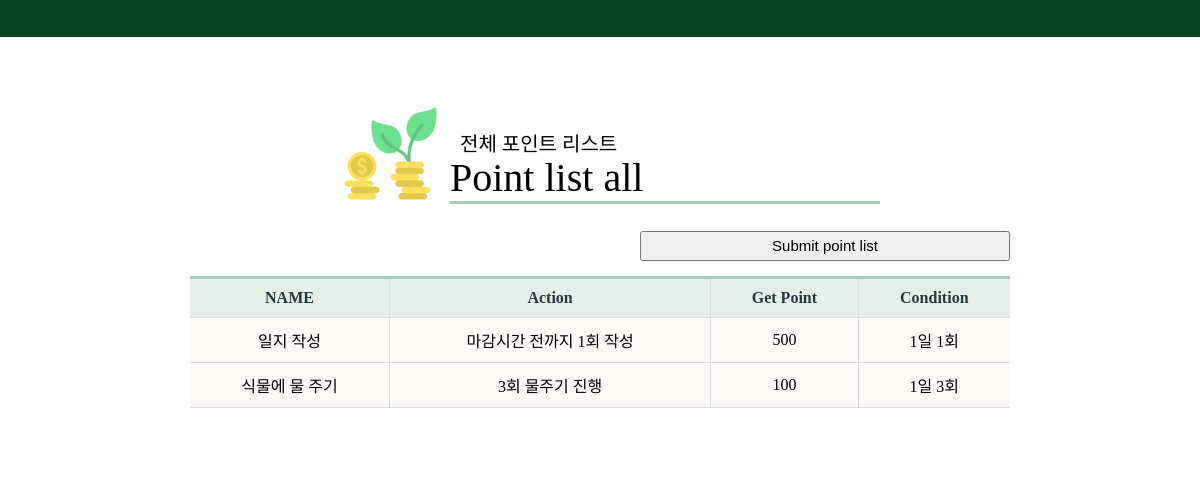
The app's page /point, older data.
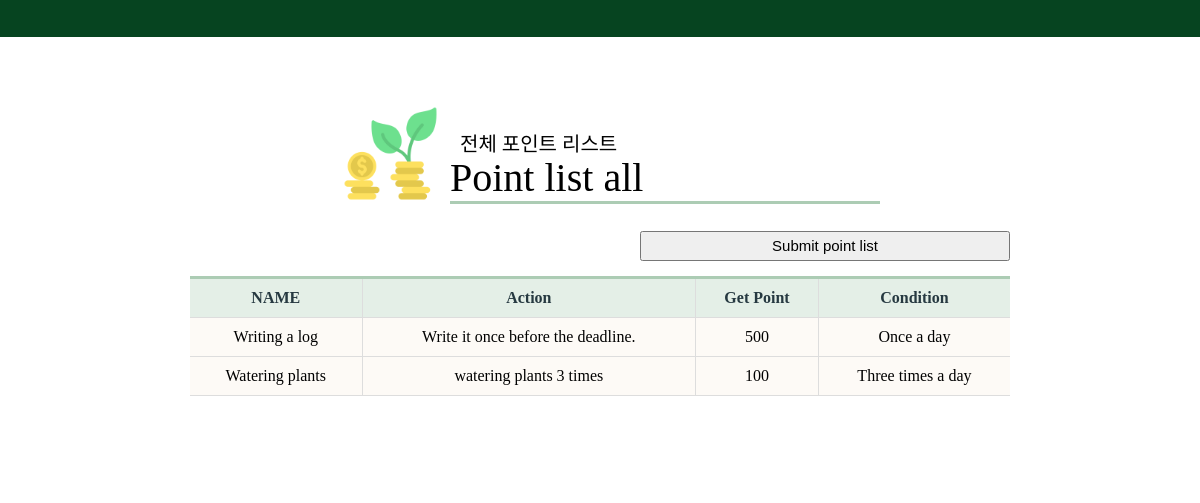
The same page, newer data.
### administrator/models.py (models this page shows, shortened)
class Point(models.Model):
    name = models.CharField(max_length=20, null=False) # 포인트 지급 이름?
    action = models.CharField(max_length=100) #포인트 행동조건
    payment = models.IntegerField( null=False ) # 지급 포인트
    number= models.CharField(max_length=100) #포인트 지급 횟수

### administrator/views.py (the view, shortened to what this page needs)
# urls.py: path('point', views.PointView.as_view(), name='point_list'),
class PointView(ListView):
    template_name = 'administrator/point/point_list.html'
    model = Point

### administrator/templates/administrator/point/point_list.html (shortened to what this page needs)
{% load static %}
<!DOCTYPE html>
<html>
<head>
    <link rel="stylesheet" href="{% static 'All.css' %}">
</head>
<body>
   <div class="design">
        <div id="student_list">
             <header>
            </header>
            <div id="head">
            <h3>전체 포인트 리스트</h3>
            <h1>Point list all</h1>
        </div>
        <div id="top">
            <img id="topImg" src="{%static 'main/growth.png' %}"/>
         </div>
    </div>
    <form action="" method="POST" enctype="multipart/form-data">
        <input id = "post_button" role="button" type="submit" name="submit" value="Submit point list"/><br/>
    </form>
   <table class="table">
        <thead>
             <tr>
                <th >NAME</th>
                <th >Action</th>
                <th >Get Point</th>
                <th >Condition</th>
            </tr>
            {% for object in object_list %}
            <tr>
                <td>{{ object.name }}</td>
                <td>{{ object.action }}</td>
                <td>{{ object.payment }}</td>
                <td>{{ object.number }}</td>
            </tr>
            {% endfor %}
            <tbody id="myTable"> </tbody>
        </thead>
    </table>
</body>
</html>

### administrator/static/All.css (style rules this page uses)
body { display: flex; justify-content: center; align-items: center; background: rgb(255, 255, 255); overflow:auto; }
header { position: fixed !important; width: 100%; justify-content: center; align-items: center; width:100%; height:50px; left:0px; top:-13px; background-color: rgb(6, 68, 32); position: relative; }
h1 { position:relative; font-size:40px; color: rgb(0, 0, 0); font-weight:500; top:70px; left:65px; margin-left: auto; margin-right: auto; width:430px; border-bottom:3px solid rgb(172, 204, 180); z-index:0; }
h3 { position:relative; font-size:20px; color: rgb(0, 0, 0); font-weight:500; top:100px; left:70px; margin-left: auto; margin-right: auto; width:420px; z-index:0; }
#top { position:relative }
#topImg { position:relative; display:block; margin:auto; width:95px; height:95px; left:-210px; top:-55px; border-bottom:2px; z-index:2; }
.table { position:relative; width:820px; height:200px; top:-10px; margin-left: auto; margin-right: auto; text-align:center; border-collapse: collapse; border-top: 3px solid rgb(172, 204, 180); }
.table th { color: rgb(38, 57, 65); background: rgb(228, 239, 231); text-align: center; }
.table th, .table td { padding: 10px; border: 1px solid #ddd; }
.table th:first-child, .table td:first-child { border-left: 0; }
.table th:last-child, .table td:last-child { border-right: 0; }
.table tr { background: rgb(253, 250, 246); }
.table tr td:first-child { text-align: center; }
#post_button { position:relative; top:-25px; left:450px; width:370px; height:30px; font-size:15px; }

Row changes from the older to the newer data that the page shows:
changed Point: name "일지 작성" → "Writing a log"; action "마감시간 전까지 1회 작성" → "Write it once before the deadline."; number "1일 1회" → "Once a day"
changed Point: name "식물에 물 주기" → "Watering plants"; action "3회 물주기 진행" → "watering plants 3 times"; number "1일 3회" → "Three times a day"
